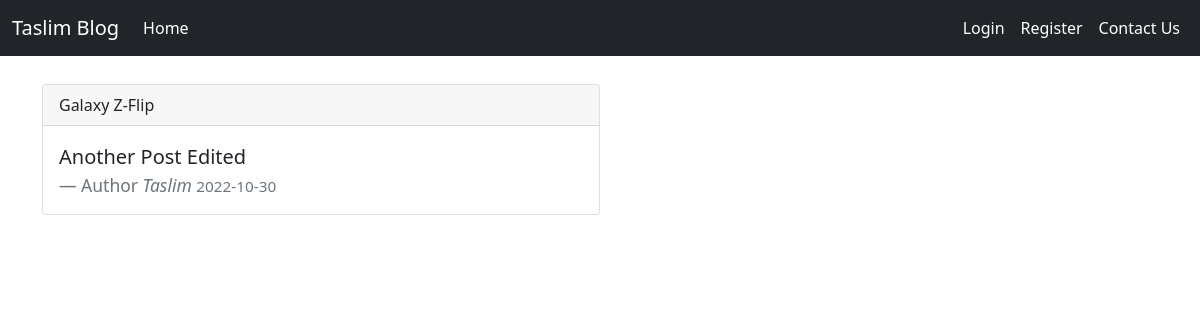
Screenshot of /post/2 with the database file from the repository.
### app.py (models this page shows, shortened)
class Post(db.Model):
    id = db.Column(db.Integer, primary_key=True)
    title = db.Column(db.String(100), nullable=False)
    date_posted = db.Column(db.DateTime, nullable=False, default=datetime.utcnow)
    content = db.Column(db.Text, nullable=False)
    user_id = db.Column(db.Integer, db.ForeignKey('user.id'), nullable=False)

class User(db.Model, UserMixin):
    id = db.Column(db.Integer(), primary_key=True)
    username = db.Column(db.String(20), unique=True, nullable=False)
    email = db.Column(db.String(120), unique=True, nullable=False)
    password = db.Column(db.String(60), nullable=False)
    posts = db.relationship('Post', backref='author', lazy=True)

### app.py (the view)
@app.route("/post/<int:post_id>")
def post(post_id):
    post = Post.query.get_or_404(post_id)
    return render_template('post.html', title=post.title, post=post)

### templates/post.html (shortened to what this page needs)
{% extends 'base.html' %}
{% block content %}
<div class="card col-md-6 mt-4">
    <div class="card-header">
    {{ post.title }}
    </div>
    <div class="card-body">
    <blockquote class="blockquote mb-0">
        <p>{{ post.content }}</p>
        <footer class="blockquote-footer">Author <cite title="Source Title">{{ post.author.username }} </cite><small class="text-muted">{{ post.date_posted.strftime('%Y-%m-%d') }}</small></footer>
    </blockquote>
    </div>
</div>
{% endblock %}

### rows the page displays
Post: title "Galaxy Z-Flip", content "Another Post Edited", date_posted "2022-10-30"
User: author.username "Taslim"
